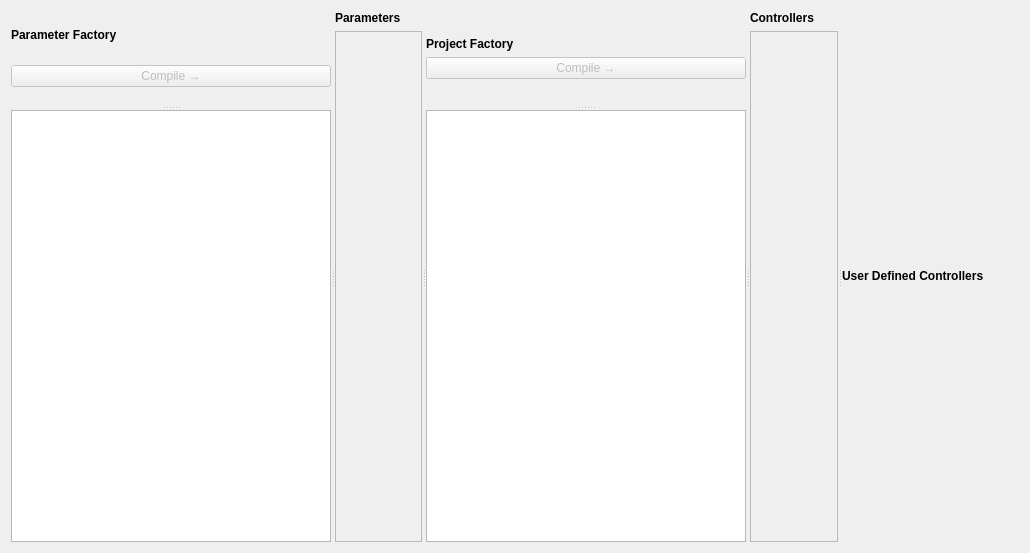
<?xml version="1.0" encoding="UTF-8"?>
<ui version="4.0">
 <class>Form</class>
 <widget class="QWidget" name="Form">
  <property name="geometry">
   <rect>
    <x>0</x>
    <y>0</y>
    <width>1030</width>
    <height>553</height>
   </rect>
  </property>
  <property name="windowTitle">
   <string>Form</string>
  </property>
  <layout class="QVBoxLayout" name="verticalLayout">
   <item>
    <widget class="QSplitter" name="splitter_3">
     <property name="orientation">
      <enum>Qt::Horizontal</enum>
     </property>
     <widget class="QSplitter" name="parameter_splitter">
      <property name="orientation">
       <enum>Qt::Vertical</enum>
      </property>
      <widget class="QWidget" name="verticalLayoutWidget">
       <layout class="QVBoxLayout" name="verticalLayout_11">
        <property name="topMargin">
         <number>0</number>
        </property>
        <item>
         <widget class="QLabel" name="label">
          <property name="sizePolicy">
           <sizepolicy hsizetype="Preferred" vsizetype="Fixed">
            <horstretch>0</horstretch>
            <verstretch>0</verstretch>
           </sizepolicy>
          </property>
          <property name="styleSheet">
           <string notr="true">QLabel { font-weight: bold }</string>
          </property>
          <property name="text">
           <string>Parameter Factory</string>
          </property>
         </widget>
        </item>
        <item>
         <widget class="QPushButton" name="parameter_compile_button">
          <property name="enabled">
           <bool>false</bool>
          </property>
          <property name="text">
           <string>Compile →</string>
          </property>
         </widget>
        </item>
        <item>
         <layout class="QVBoxLayout" name="layout_1"/>
        </item>
       </layout>
      </widget>
      <widget class="QTextBrowser" name="parameter_output">
       <property name="sizePolicy">
        <sizepolicy hsizetype="Expanding" vsizetype="MinimumExpanding">
         <horstretch>0</horstretch>
         <verstretch>0</verstretch>
        </sizepolicy>
       </property>
      </widget>
     </widget>
     <widget class="QWidget" name="layoutWidget">
      <layout class="QVBoxLayout" name="verticalLayout_2">
       <item>
        <widget class="QLabel" name="label_2">
         <property name="sizePolicy">
          <sizepolicy hsizetype="Preferred" vsizetype="Fixed">
           <horstretch>0</horstretch>
           <verstretch>0</verstretch>
          </sizepolicy>
         </property>
         <property name="styleSheet">
          <string notr="true">QLabel { font-weight: bold }</string>
         </property>
         <property name="text">
          <string>Parameters</string>
         </property>
        </widget>
       </item>
       <item>
        <widget class="QScrollArea" name="scrollarea_2">
         <property name="sizePolicy">
          <sizepolicy hsizetype="MinimumExpanding" vsizetype="Expanding">
           <horstretch>0</horstretch>
           <verstretch>0</verstretch>
          </sizepolicy>
         </property>
         <property name="horizontalScrollBarPolicy">
          <enum>Qt::ScrollBarAlwaysOff</enum>
         </property>
         <property name="widgetResizable">
          <bool>true</bool>
         </property>
         <property name="alignment">
          <set>Qt::AlignLeading|Qt::AlignLeft|Qt::AlignTop</set>
         </property>
         <widget class="QWidget" name="scrollarea_2_contents">
          <property name="geometry">
           <rect>
            <x>0</x>
            <y>0</y>
            <width>123</width>
            <height>499</height>
           </rect>
          </property>
          <layout class="QVBoxLayout" name="verticalLayout_10">
           <property name="leftMargin">
            <number>0</number>
           </property>
           <property name="topMargin">
            <number>0</number>
           </property>
           <property name="rightMargin">
            <number>0</number>
           </property>
           <property name="bottomMargin">
            <number>0</number>
           </property>
           <item>
            <layout class="QVBoxLayout" name="layout_2"/>
           </item>
          </layout>
         </widget>
        </widget>
       </item>
      </layout>
     </widget>
     <widget class="QSplitter" name="project_splitter">
      <property name="orientation">
       <enum>Qt::Vertical</enum>
      </property>
      <widget class="QWidget" name="">
       <layout class="QVBoxLayout" name="verticalLayout_3">
        <item>
         <layout class="QVBoxLayout" name="verticalLayout_12">
          <property name="topMargin">
           <number>0</number>
          </property>
          <item>
           <widget class="QLabel" name="label_3">
            <property name="sizePolicy">
             <sizepolicy hsizetype="Preferred" vsizetype="Fixed">
              <horstretch>0</horstretch>
              <verstretch>0</verstretch>
             </sizepolicy>
            </property>
            <property name="styleSheet">
             <string notr="true">QLabel { font-weight: bold }</string>
            </property>
            <property name="text">
             <string>Project Factory</string>
            </property>
           </widget>
          </item>
          <item>
           <widget class="QPushButton" name="project_compile_button">
            <property name="enabled">
             <bool>false</bool>
            </property>
            <property name="text">
             <string>Compile →</string>
            </property>
           </widget>
          </item>
          <item>
           <layout class="QVBoxLayout" name="layout_3"/>
          </item>
         </layout>
        </item>
       </layout>
      </widget>
      <widget class="QPlainTextEdit" name="project_output">
       <property name="sizePolicy">
        <sizepolicy hsizetype="Expanding" vsizetype="MinimumExpanding">
         <horstretch>0</horstretch>
         <verstretch>0</verstretch>
        </sizepolicy>
       </property>
      </widget>
     </widget>
     <widget class="QWidget" name="layoutWidget">
      <layout class="QVBoxLayout" name="verticalLayout_4">
       <item>
        <widget class="QLabel" name="label_4">
         <property name="sizePolicy">
          <sizepolicy hsizetype="Preferred" vsizetype="Fixed">
           <horstretch>0</horstretch>
           <verstretch>0</verstretch>
          </sizepolicy>
         </property>
         <property name="styleSheet">
          <string notr="true">QLabel { font-weight: bold }</string>
         </property>
         <property name="text">
          <string>Controllers</string>
         </property>
        </widget>
       </item>
       <item>
        <widget class="QScrollArea" name="scrollarea_4">
         <property name="sizePolicy">
          <sizepolicy hsizetype="MinimumExpanding" vsizetype="Expanding">
           <horstretch>0</horstretch>
           <verstretch>0</verstretch>
          </sizepolicy>
         </property>
         <property name="horizontalScrollBarPolicy">
          <enum>Qt::ScrollBarAlwaysOff</enum>
         </property>
         <property name="widgetResizable">
          <bool>true</bool>
         </property>
         <property name="alignment">
          <set>Qt::AlignLeading|Qt::AlignLeft|Qt::AlignTop</set>
         </property>
         <widget class="QWidget" name="scrollarea_4_contents">
          <property name="geometry">
           <rect>
            <x>0</x>
            <y>0</y>
            <width>86</width>
            <height>499</height>
           </rect>
          </property>
          <layout class="QVBoxLayout" name="verticalLayout_9">
           <property name="leftMargin">
            <number>0</number>
           </property>
           <property name="topMargin">
            <number>0</number>
           </property>
           <property name="rightMargin">
            <number>0</number>
           </property>
           <property name="bottomMargin">
            <number>0</number>
           </property>
           <item>
            <layout class="QVBoxLayout" name="layout_4"/>
           </item>
          </layout>
         </widget>
        </widget>
       </item>
      </layout>
     </widget>
     <widget class="QWidget" name="layoutWidget">
      <layout class="QVBoxLayout" name="verticalLayout_5">
       <item>
        <widget class="QLabel" name="label_5">
         <property name="sizePolicy">
          <sizepolicy hsizetype="Preferred" vsizetype="Fixed">
           <horstretch>0</horstretch>
           <verstretch>0</verstretch>
          </sizepolicy>
         </property>
         <property name="styleSheet">
          <string notr="true">QLabel { font-weight: bold }</string>
         </property>
         <property name="text">
          <string>User Defined Controllers</string>
         </property>
        </widget>
       </item>
       <item>
        <layout class="QVBoxLayout" name="layout_5"/>
       </item>
      </layout>
     </widget>
    </widget>
   </item>
  </layout>
  <action name="action_compile_parameters">
   <property name="text">
    <string>Compile Parameters</string>
   </property>
   <property name="shortcut">
    <string>Meta+Shift+P</string>
   </property>
  </action>
  <action name="action_compile_project">
   <property name="text">
    <string>Compile Project</string>
   </property>
   <property name="toolTip">
    <string>Compile Project</string>
   </property>
   <property name="shortcut">
    <string>Meta+Shift+J</string>
   </property>
  </action>
 </widget>
 <resources/>
 <connections>
  <connection>
   <sender>project_compile_button</sender>
   <signal>clicked()</signal>
   <receiver>action_compile_project</receiver>
   <slot>trigger()</slot>
   <hints>
    <hint type="sourcelabel">
     <x>593</x>
     <y>55</y>
    </hint>
    <hint type="destinationlabel">
     <x>-1</x>
     <y>-1</y>
    </hint>
   </hints>
  </connection>
  <connection>
   <sender>parameter_compile_button</sender>
   <signal>clicked()</signal>
   <receiver>action_compile_parameters</receiver>
   <slot>trigger()</slot>
   <hints>
    <hint type="sourcelabel">
     <x>165</x>
     <y>55</y>
    </hint>
    <hint type="destinationlabel">
     <x>-1</x>
     <y>-1</y>
    </hint>
   </hints>
  </connection>
 </connections>
</ui>
